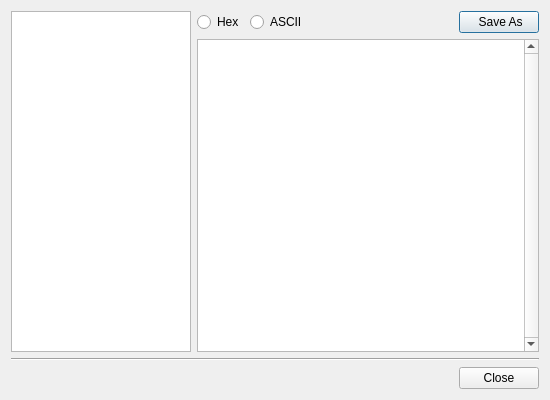
<?xml version="1.0" encoding="UTF-8"?>
<ui version="4.0">
 <class>ZECRReportViewer</class>
 <widget class="QDialog" name="ZECRReportViewer">
  <property name="geometry">
   <rect>
    <x>0</x>
    <y>0</y>
    <width>550</width>
    <height>400</height>
   </rect>
  </property>
  <property name="windowTitle">
   <string>Report Content</string>
  </property>
  <property name="windowIcon">
   <iconset resource="ZECRResources.qrc">
    <normaloff>:/Zinek.ico</normaloff>:/Zinek.ico</iconset>
  </property>
  <layout class="QVBoxLayout" name="verticalLayout_2">
   <item>
    <layout class="QHBoxLayout" name="horizontalLayout_2">
     <item>
      <widget class="QListWidget" name="lstCollectors">
       <property name="sizePolicy">
        <sizepolicy hsizetype="Fixed" vsizetype="Expanding">
         <horstretch>0</horstretch>
         <verstretch>0</verstretch>
        </sizepolicy>
       </property>
       <property name="minimumSize">
        <size>
         <width>180</width>
         <height>0</height>
        </size>
       </property>
       <property name="maximumSize">
        <size>
         <width>180</width>
         <height>16777215</height>
        </size>
       </property>
      </widget>
     </item>
     <item>
      <layout class="QVBoxLayout" name="verticalLayout">
       <item>
        <layout class="QHBoxLayout" name="horizontalLayout">
         <item>
          <widget class="QRadioButton" name="radHex">
           <property name="font">
            <font>
             <weight>50</weight>
             <bold>false</bold>
            </font>
           </property>
           <property name="text">
            <string>Hex</string>
           </property>
          </widget>
         </item>
         <item>
          <widget class="QRadioButton" name="radASCII">
           <property name="font">
            <font>
             <weight>50</weight>
             <bold>false</bold>
            </font>
           </property>
           <property name="text">
            <string>ASCII</string>
           </property>
          </widget>
         </item>
         <item>
          <spacer name="horizontalSpacer_2">
           <property name="orientation">
            <enum>Qt::Horizontal</enum>
           </property>
           <property name="sizeHint" stdset="0">
            <size>
             <width>28</width>
             <height>20</height>
            </size>
           </property>
          </spacer>
         </item>
         <item>
          <widget class="QPushButton" name="btnSaveAs">
           <property name="font">
            <font>
             <weight>50</weight>
             <bold>false</bold>
            </font>
           </property>
           <property name="text">
            <string> Save As</string>
           </property>
          </widget>
         </item>
        </layout>
       </item>
       <item>
        <widget class="QTextBrowser" name="txtContent">
         <property name="verticalScrollBarPolicy">
          <enum>Qt::ScrollBarAlwaysOn</enum>
         </property>
         <property name="horizontalScrollBarPolicy">
          <enum>Qt::ScrollBarAsNeeded</enum>
         </property>
        </widget>
       </item>
      </layout>
     </item>
    </layout>
   </item>
   <item>
    <widget class="Line" name="line">
     <property name="orientation">
      <enum>Qt::Horizontal</enum>
     </property>
    </widget>
   </item>
   <item>
    <layout class="QHBoxLayout" name="horizontalLayout_3">
     <item>
      <spacer name="horizontalSpacer">
       <property name="orientation">
        <enum>Qt::Horizontal</enum>
       </property>
       <property name="sizeHint" stdset="0">
        <size>
         <width>40</width>
         <height>20</height>
        </size>
       </property>
      </spacer>
     </item>
     <item>
      <widget class="QPushButton" name="btnClose">
       <property name="layoutDirection">
        <enum>Qt::RightToLeft</enum>
       </property>
       <property name="text">
        <string>Close</string>
       </property>
      </widget>
     </item>
    </layout>
   </item>
  </layout>
 </widget>
 <resources>
  <include location="ZECRResources.qrc"/>
 </resources>
 <connections/>
</ui>
